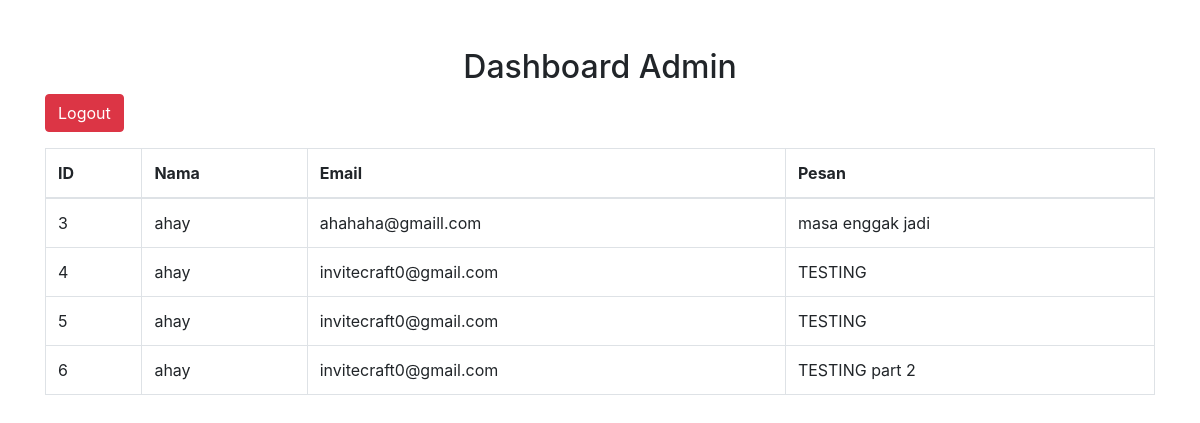
Screenshot of /dashboard.php (signed in) with the database file from the repository.
### tables this page shows
CREATE TABLE `messages` (
  `id` int(11) NOT NULL,
  `nama` varchar(255) NOT NULL,
  `email` varchar(255) NOT NULL,
  `pesan` text NOT NULL,
  `waktu` timestamp NOT NULL DEFAULT current_timestamp()
);

### dashboard.php (the view, shortened to what this page needs)
<?php
require_once 'config.php';
$sql = "SELECT * FROM messages";
$result = mysqli_query($conn, $sql);
?>
<!DOCTYPE html>
<html lang="en">
<head>
    <link rel="stylesheet" href="https://stackpath.bootstrapcdn.com/bootstrap/4.5.2/css/bootstrap.min.css">
</head>
<body>
    <div class="container mt-5">
        <h2 class="text-center">Dashboard Admin</h2>
        <a href="logout.php" class="btn btn-danger mb-3">Logout</a>
        <table class="table table-bordered">
            <thead>
                <tr>
                    <th>ID</th>
                    <th>Nama</th>
                    <th>Email</th>
                    <th>Pesan</th>
                </tr>
            </thead>
            <tbody>
                <?php while($row = mysqli_fetch_assoc($result)): ?>
                    <tr>
                        <td><?php echo $row['id']; ?></td>
                        <td><?php echo $row['nama']; ?></td>
                        <td><?php echo $row['email']; ?></td>
                        <td><?php echo $row['pesan']; ?></td>
                    </tr>
                <?php endwhile; ?>
            </tbody>
        </table>
    </div>
</body>
</html>

### rows the page displays
messages: id "3", nama "ahay", email "ahahaha@gmaill.com", pesan "masa enggak jadi"
messages: id "4", nama "ahay", email "invitecraft0@gmail.com", pesan "TESTING"
messages: id "5", nama "ahay", email "invitecraft0@gmail.com", pesan "TESTING"
messages: id "6", nama "ahay", email "invitecraft0@gmail.com", pesan "TESTING part 2"
